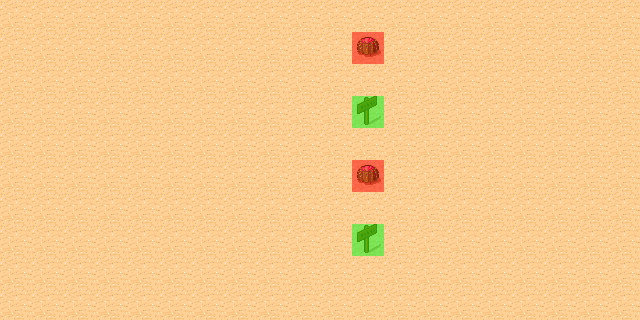

This game map was drawn from its Tiled (.tmx) file and the tilesets committed beside it. A one-line description and the trimmed map source follow:
An orthogonal 20x10 tile map with 32x32 px tiles, 3 tile layers (Background, Items, MetaInfo), 2 tilesets and 1 object (SpawnPoint).

<map version="1.0" orientation="orthogonal" renderorder="right-down" width="20" height="10" tilewidth="32" tileheight="32" nextobjectid="2">
 <tileset firstgid="1" name="TestDesert" tilewidth="32" tileheight="32" spacing="1" margin="1" tilecount="48" columns="8">
  <image source="tmw_desert_spacing.png" width="265" height="199" />
 </tileset>
 <tileset firstgid="49" name="Meta" tilewidth="32" tileheight="32" spacing="1" margin="1" tilecount="2" columns="2">
  <image source="metaset.png" width="67" height="34" />
  <tile id="0">
   <properties>
    <property name="Items" value="banana" />
   </properties>
  </tile>
  <tile id="1">
   <properties>
    <property name="Items" value="apple" />
   </properties>
  </tile>
 </tileset>
 <layer name="Background" width="20" height="10">
  <data>[200 cells, 200 non-empty, 1 distinct tile ids]</data>
 </layer>
 <objectgroup name="Objects">
  <object id="1" name="SpawnPoint" x="80" y="176" />
 </objectgroup>
 <layer name="Items" width="20" height="10">
  <data>[200 cells, 4 non-empty, 2 distinct tile ids]</data>
 </layer>
 <layer name="MetaInfo" width="20" height="10">
  <data>[200 cells, 4 non-empty, 2 distinct tile ids]</data>
 </layer>
</map>
